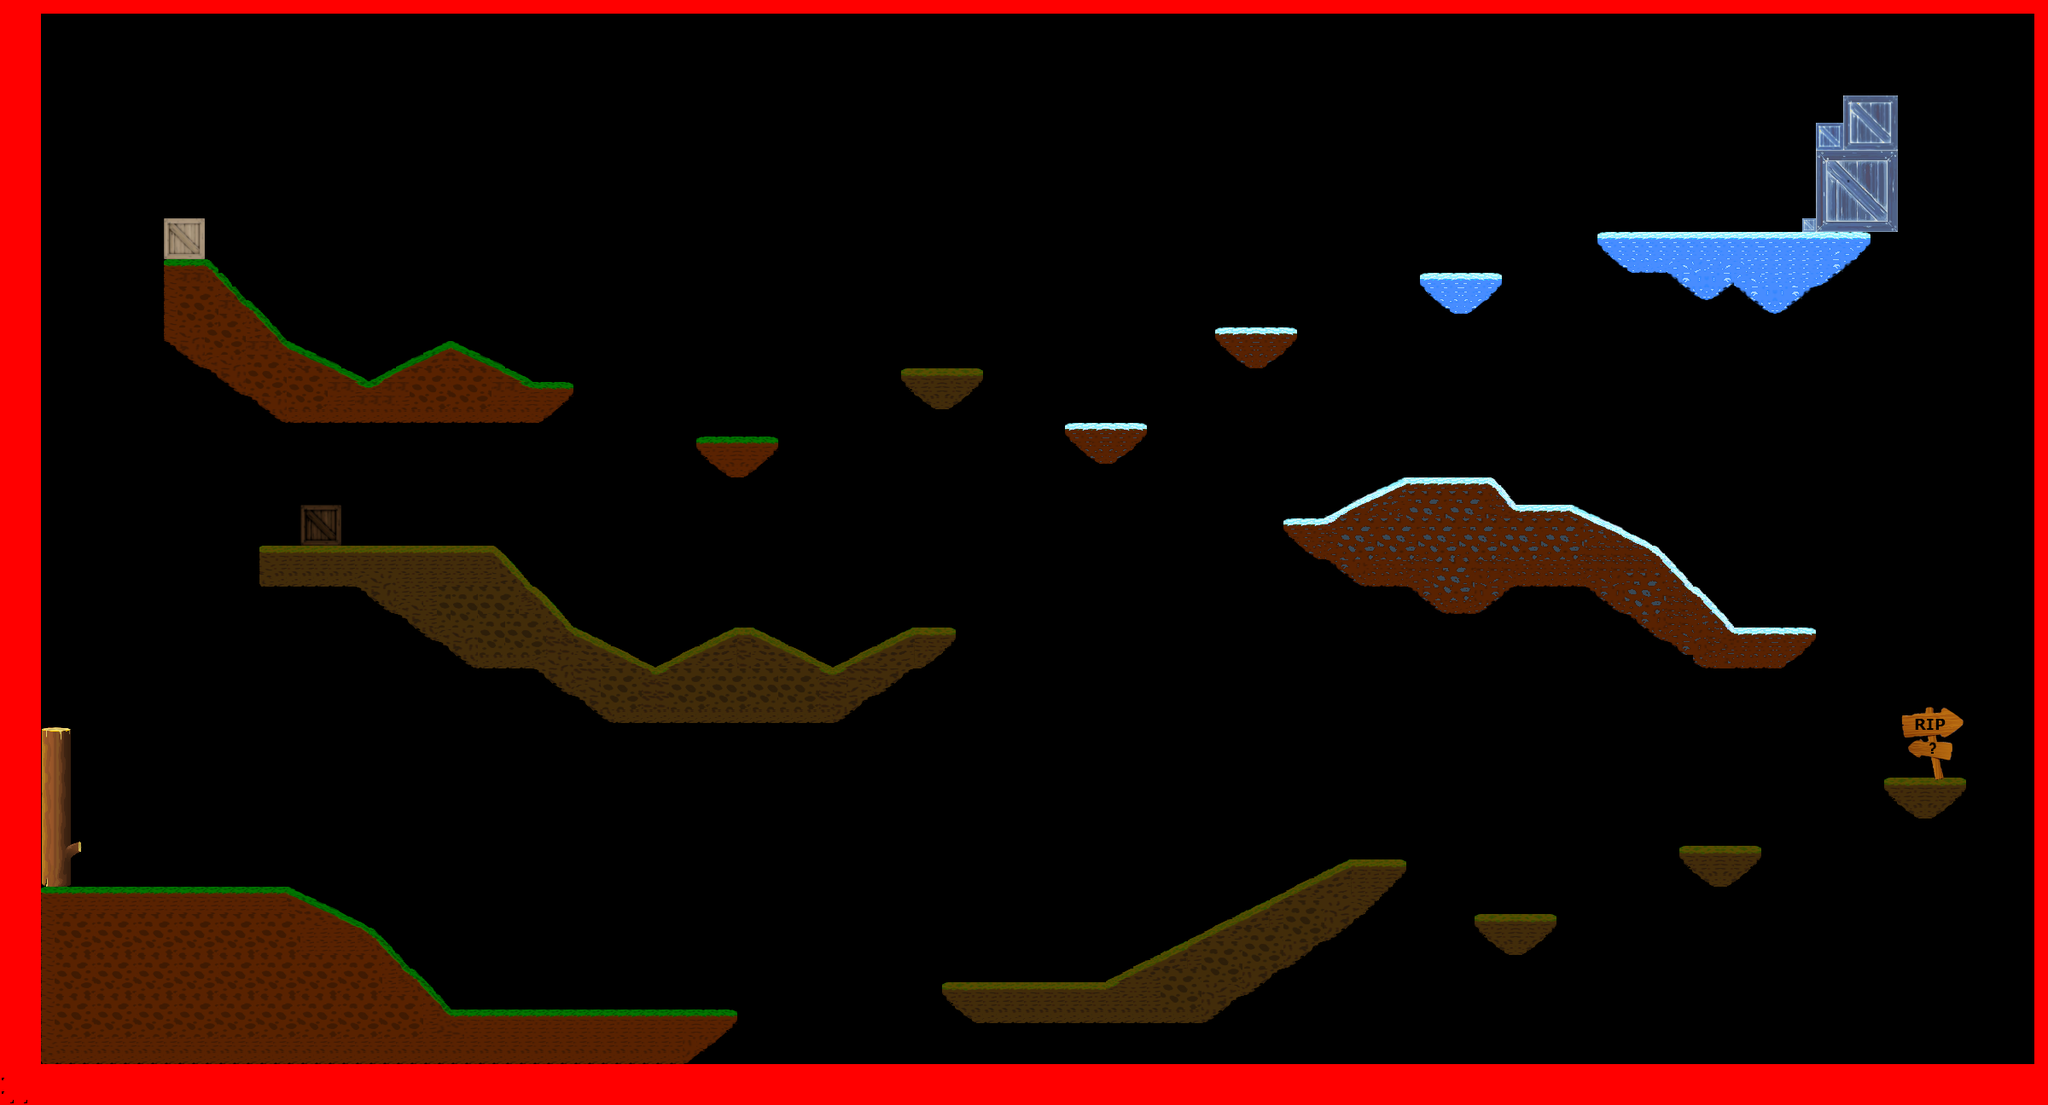

Tiled map render using the project's own tile images. Description and the map definition, with tile-layer contents summarised, below:
An orthogonal 150x81 tile map with 16x16 px tiles, 8 tile layers (terra_triangle_bottom_left, terra_triangle_bottom_right, terra_triangle_top_left, terra_triangle_top_right, ...), 2 tilesets and 50 objects.

<map version="1.2" tiledversion="1.2.2" orientation="orthogonal" renderorder="right-down" width="150" height="81" tilewidth="16" tileheight="16" infinite="0" nextlayerid="27" nextobjectid="96">
 <tileset firstgid="1" source="../../tilesets/special_blocks.tsx" />
 <tileset firstgid="101" source="../../tilesets/grass.tsx" />
 <layer id="16" name="terra_triangle_bottom_left" width="150" height="81">
  <data>[12150 cells, 0 non-empty, 0 distinct tile ids]</data>
 </layer>
 <layer id="17" name="terra_triangle_bottom_right" width="150" height="81">
  <data>[12150 cells, 0 non-empty, 0 distinct tile ids]</data>
 </layer>
 <layer id="18" name="terra_triangle_top_left" width="150" height="81">
  <data>[12150 cells, 0 non-empty, 0 distinct tile ids]</data>
 </layer>
 <layer id="19" name="terra_triangle_top_right" width="150" height="81">
  <data>[12150 cells, 0 non-empty, 0 distinct tile ids]</data>
 </layer>
 <layer id="20" name="border" width="150" height="81">
  <data>[12150 cells, 458 non-empty, 1 distinct tile ids]</data>
 </layer>
 <objectgroup id="25" name="barrier">
  <object id="91" x="4" y="1264" width="2392" height="24" />
  <object id="92" x="2393.94" y="3.0303" width="12.1212" height="1290.91" />
  <object id="93" x="6" y="-6" width="8" height="1386" />
  <object id="94" x="16" y="-20" width="2372" height="36" />
 </objectgroup>
 <layer id="21" name="background" width="150" height="81">
  <properties>
   <property name="fuckedUp" type="int" value="1" />
  </properties>
  <data>[12150 cells, 1715 non-empty, 432 distinct tile ids]</data>
 </layer>
 <layer id="26" name="foreground" width="150" height="81">
  <data>[12150 cells, 35 non-empty, 35 distinct tile ids]</data>
 </layer>
 <objectgroup id="23" name="hitboxes">
  <object id="2" x="48" y="848" width="48" height="192" />
  <object id="3" x="48" y="1040" width="288" height="208" />
  <object id="4" x="336" y="1184" width="464" height="64" />
  <object id="5" x="800" y="1184">
   <polygon points="0,0 64,0 64,16 0,64" />
  </object>
  <object id="6" x="336" y="1040">
   <polygon points="0,0 0,144 192,144 144,96 96,48" />
  </object>
  <object id="8" x="1152" y="1152" width="144" height="48" />
  <object id="9" x="1104" y="1152">
   <polygon points="0,0 0,16 32,48 48,48 48,0" />
  </object>
  <object id="11" x="1296" y="1152">
   <polygon points="0,0 288,-144 352,-144 352,-128 256,-48 112,48 0,48" />
  </object>
  <object id="40" x="1728" y="1072">
   <polygon points="0,0 0,16 32,48 64,48 96,16 96,0 0,0" />
  </object>
  <object id="41" x="1968" y="992">
   <polygon points="0,0 0,16 32,48 64,48 96,16 96,0" />
  </object>
  <object id="42" x="2208" y="912">
   <polygon points="0,0 0,16 32,48 64,48 96,16 96,0" />
  </object>
  <object id="43" x="2128" y="736">
   <polygon points="0,0 0,16 -32,48 -128,48 -96,0" />
  </object>
  <object id="45" x="2000" y="784">
   <polygon points="0,0 32,-48 -64,-144 -160,-192 -128,-80" />
  </object>
  <object id="46" x="1872" y="704">
   <polygon points="0,0 -16,-16 -96,-16 -96,-112 -32,-112" />
  </object>
  <object id="48" x="1648" y="560" width="96" height="128" />
  <object id="49" x="1744" y="560">
   <polygon points="0,0 32,32 32,128 0,128" />
  </object>
  <object id="50" x="1776" y="688">
   <polygon points="0,0 -48,32 -80,32 -128,0 0,0" />
  </object>
  <object id="51" x="1600" y="688">
   <polygon points="0,0 48,0 48,-128 -48,-80 -48,-32" />
  </object>
  <object id="52" x="1504" y="608">
   <polygon points="0,0 0,16 48,48 48,0" />
  </object>
  <object id="53" x="1280" y="544">
   <polygon points="0,0 32,0 64,-32 64,-48 -32,-48 -32,-32" />
  </object>
  <object id="54" x="1424" y="384">
   <polygon points="0,0 0,16 32,48 64,48 96,16 96,0" />
  </object>
  <object id="55" x="1664" y="320">
   <polygon points="0,0 0,16 32,48 64,48 96,16 96,0" />
  </object>
  <object id="57" x="2128" y="144" width="32" height="32" />
  <object id="58" x="2160" y="112" width="64" height="64" />
  <object id="59" x="2128" y="176" width="96" height="96" />
  <object id="60" x="2112" y="256" width="16" height="16" />
  <object id="61" x="2032" y="336">
   <polygon points="0,0 48,32 96,0 160,-48 160,-64 0,-64" />
  </object>
  <object id="63" x="2032" y="272">
   <polygon points="0,0 0,64 -32,80 -80,48 -80,0" />
  </object>
  <object id="64" x="1952" y="320">
   <polygon points="0,0 -48,0 -80,-32 -80,-48 0,-48" />
  </object>
  <object id="65" x="1056" y="432">
   <polygon points="0,0 0,16 32,48 64,48 96,16 96,0" />
  </object>
  <object id="66" x="816" y="512">
   <polygon points="0,0 0,16 32,48 64,48 96,16 96,0" />
  </object>
  <object id="67" x="624" y="448">
   <polygon points="0,0 48,0 48,16 16,48 -288,48 -192,0" />
  </object>
  <object id="68" x="432" y="448">
   <polygon points="0,0 -96,-48 -96,48" />
  </object>
  <object id="69" x="336" y="496">
   <polygon points="0,0 -144,-96 -144,-192 -96,-192 0,-96" />
  </object>
  <object id="70" x="192" y="256" width="48" height="48" />
  <object id="72" x="352" y="592" width="48" height="48" />
  <object id="73" x="304" y="640" width="272" height="48" />
  <object id="74" x="720" y="784" width="256" height="64" />
  <object id="75" x="976" y="848">
   <polygon points="0,0 144,-96 144,-112 96,-112 0,-64" />
  </object>
  <object id="76" x="976" y="784">
   <polygon points="0,0 -96,-48 -112,-48 -208,0" />
  </object>
  <object id="77" x="768" y="784">
   <polygon points="0,0 -96,-48 -144,0 -48,64 -48,0" />
  </object>
  <object id="78" x="576" y="640">
   <polygon points="0,0 96,96 48,144 -16,144 -160,48" />
  </object>
  <object id="79" x="432" y="448">
   <polygon points="0,0 96,-48 192,0" />
  </object>
  <object id="82" x="2345.33" y="52" height="688" />
  <object id="83" x="1536" y="48" width="816" height="16" />
  <object id="88" x="1783.75" y="544.25" width="46.5" height="55.5" />
 </objectgroup>
 <layer id="22" name="player" width="150" height="81">
  <data>[12150 cells, 1 non-empty, 1 distinct tile ids]</data>
 </layer>
</map>
